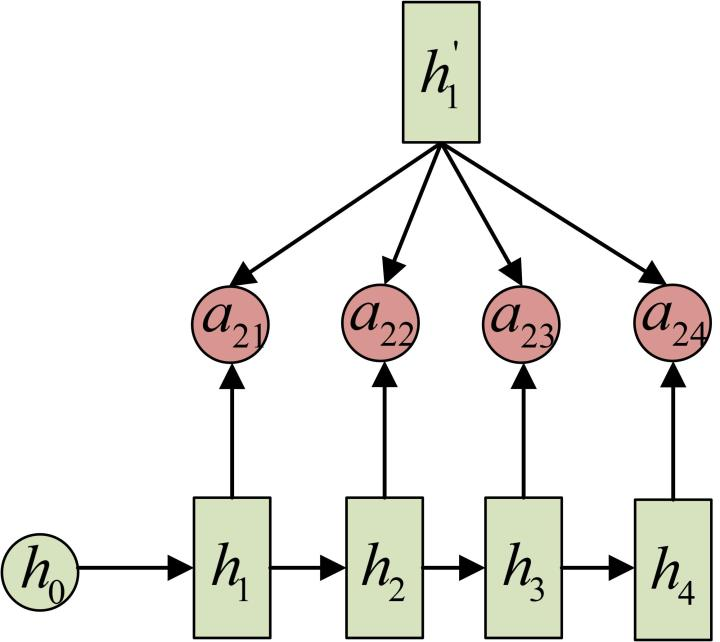
#> input picture CNN/AttentionNet/img/a2j.jpg, 720 x 642 px
$ python generate_descriptors.py ../../../CNN/AttentionNet/img   (Python 2 division)
#> lines starting #> are read from the running program, lines starting #| are printed output that depends on the picture
import os
import cv2
import numpy as np
from os import walk
from os.path import join
import sys

def create_descriptors(folder):
#> called with folder = '../../../CNN/AttentionNet/img'
  files = []
  for (dirpath, dirnames, filenames) in walk(folder):
    files.extend(filenames)
  for f in files:
    save_descriptor(folder, f, cv2.xfeatures2d.SIFT_create())
#> in save_descriptor, `img = cv2.imread(join(folder, image_path), 0)`:
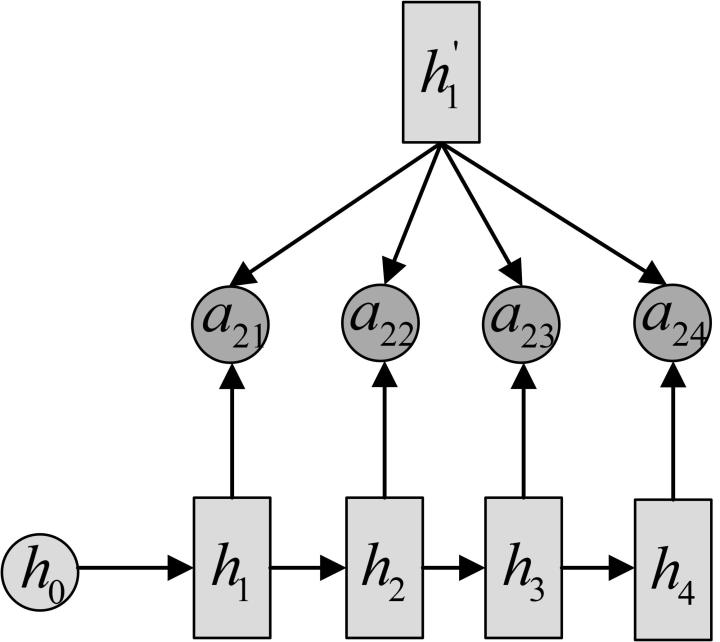
#> img: shape (642, 720); min 0, max 255, mean 235.4
#> in save_descriptor, `keypoints, descriptors = feature_detector.detectAndCompute(img, None)`: keypoints = 517 keypoints; strongest (x, y, size): (523, 382, 12.9), (384, 380, 12.9), (175, 568, 12.9), (232, 382, 12.9)
#> pass 2 of the loop in create_descriptors, `for f in files:`:
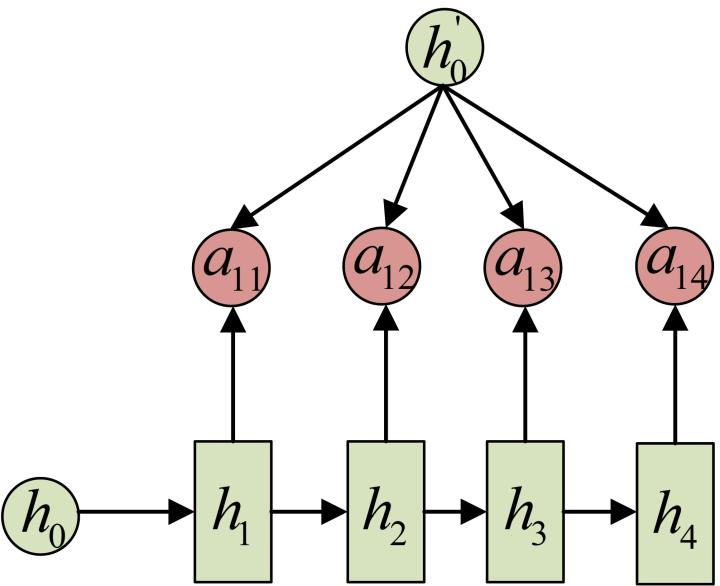
#> input picture CNN/AttentionNet/img/a1j.jpg, 720 x 586 px
#> in save_descriptor (call 2), `img = cv2.imread(join(folder, image_path), 0)`:
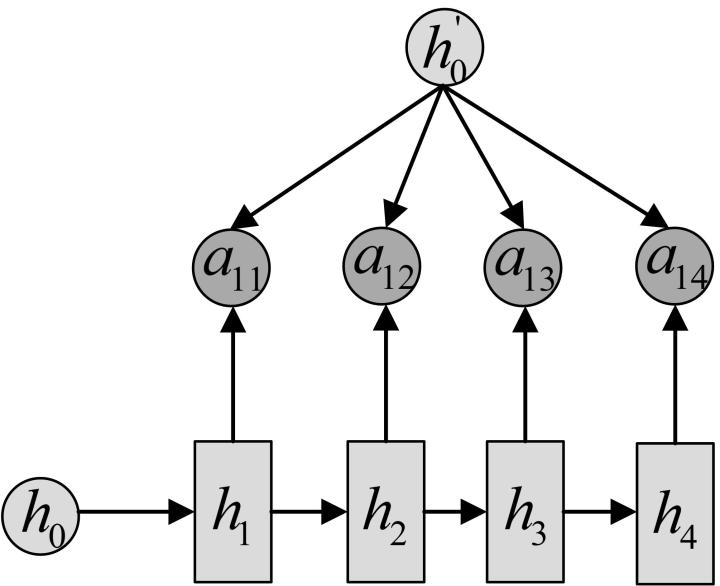
#> img: shape (586, 720); min 0, max 255, mean 234.2
#> keypoints = 529 keypoints; strongest (x, y, size): (233, 325, 13), (386, 323, 13), (525, 325, 12.9), (468, 512, 13)

def save_descriptor(folder, image_path, feature_detector):
  print "reading %s" % image_path
  if image_path.endswith("npy"):
    return
  img = cv2.imread(join(folder, image_path), 0)
  keypoints, descriptors = feature_detector.detectAndCompute(img, None)
  descriptor_file = image_path.replace("jpg", "npy")
  np.save(join(folder, descriptor_file), descriptors)

dir = sys.argv[1]

create_descriptors(dir)
